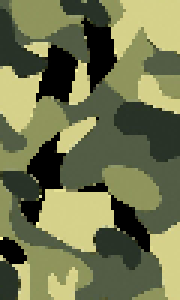
#> input picture HumanDetector/images_original/A/18.png, 60 x 100 px, found by its file name (shown 3 times larger); its folder holds only this picture in this run
$ python knn_trainer.py
#> lines starting #> are read from the running program, lines starting #| are printed output that depends on the picture
import os
import cv2
import numpy as np


folder_names = list(range(ord('A'), ord('Z')))
train = []
train_labels = []
print(folder_names)


# A부터 Z 까지의 폴더를 하나씩 확인합니다.
for folder_name in folder_names:
    # 각 폴더에 있는 모든 파일명을 확인합니다.
    path = './images/' + chr(folder_name) + '/'
    file_names = next(os.walk(path))[2]
    for file_name in file_names:
        # 모든 파일을 하나씩 확인하며, 이미지와 라벨을 각각 넣습니다.
        img = cv2.imread(path + file_name)
#> img is the input picture: shape (100, 60, 3); mean B, G, R 78.9, 117, 112.7
        gray = cv2.cvtColor(img, cv2.COLOR_BGR2GRAY)
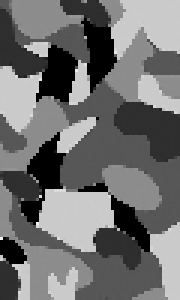
#> gray: shape (100, 60) (shown 3 times larger); min 0, max 241, mean 111.3
#> (the run stopped early here; a loop or call above may not have finished)
